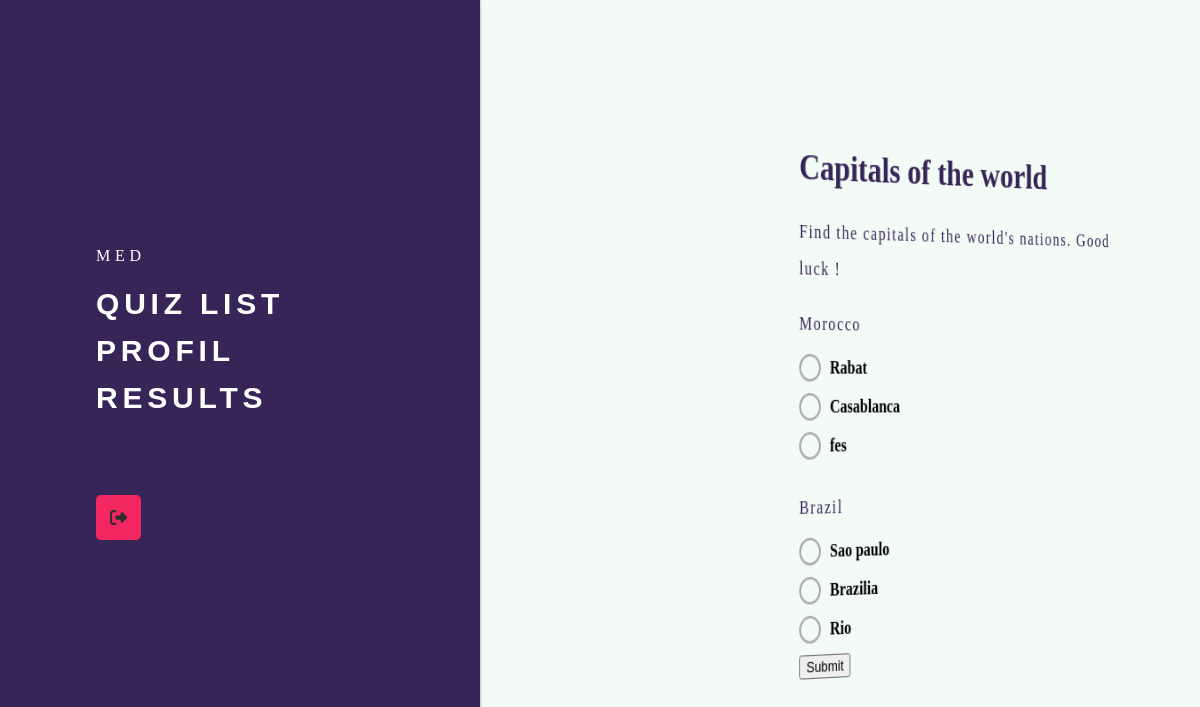
Screenshot of /quiz/2/ (signed in) with the database file from the repository.
### quiz/models.py (models this page shows)
class Quiz(models.Model):
    title = models.CharField(max_length=255)
    description = models.TextField()
    duration = models.DurationField(null=True, blank=True)
    category = models.CharField(max_length=100)

class Question(models.Model):
    TEXT = 'text'
    MULTIPLE_CHOICE = 'multiple_choice'
    TRUE_FALSE = 'true_false'
    QUESTION_TYPES = [
        (TEXT, 'Text'),
        (MULTIPLE_CHOICE, 'Multiple Choice'),
        (TRUE_FALSE, 'True/False'),
    ]
    quiz = models.ForeignKey(Quiz, on_delete=models.CASCADE)
    text = models.TextField()
    type = models.CharField(max_length=20, choices=QUESTION_TYPES, default=TEXT)

class Choice(models.Model):
    question = models.ForeignKey(Question, on_delete=models.CASCADE)
    text = models.CharField(max_length=255)
    is_correct = models.BooleanField(default=False)

### quiz/views.py (the view, shortened to what this page needs)
# urls.py: path('<int:quiz_id>/', quiz_detail_view, name='quiz_detail_view'),
def quiz_detail_view(request, quiz_id):
    quiz = Quiz.objects.get(id=quiz_id)
    questions = Question.objects.filter(quiz=quiz)
    return render(request, 'quiz/quiz_detail.html', {'quiz': quiz, 'questions': questions})

### quiz/templates/quiz/quiz_detail.html (shortened to what this page needs)
{% load static %}
<!DOCTYPE html>
<html lang="en">
<head>
    <link rel="stylesheet" type="text/css" href="{% static 'quiz/css/quiz_detail_style.css'%}"/>
    <link rel="stylesheet" type="text/css" href="{% static 'quiz/css/navbarstyle.css' %}">
</head>
<body>
    {% include 'quiz/navbar.html' %}
    <div class="container">
        <h1>{{ quiz.title }}</h1>
        <p class="description">{{ quiz.description }}</p>
        <form method="post" >
            {% for question in questions %}
                <p class="question">{{ question.text }}</p>
                {% if question.type == 'multiple_choice' %}
                    <div class="radio-buttons">
                        {% for choice in question.choice_set.all %}
                            <label class="radio-button">
                                <div class="radio-circle"></div>
                                <span class="radio-label">{{ choice.text }}</span>
                            </label>
                        {% endfor %}
                    </div>
                {% endif %}
            {% endfor %}
            <button class="submit-btn" type="submit">Submit</button>
        </form>
    </div>
</body>
</html>

### quiz/templates/quiz/navbar.html (shortened to what this page needs)
{% load static %}
<div class="menu">
    <nav>
        <span class="user-info">{{ user.username }}</span>
        <ul id="ul">
            <li id="li" ><a href="{% url 'quiz_index' %}">Quiz List</a></li>
            <li id="li"><a href="">Profil</a></li>
            <li id="li"><a href="">Results</a></li>
            {% if user.is_authenticated %}
            <li id="li">
                <form action="{% url 'logout' %}" method="post">
                    <button type="submit" class="Btn">
                        <div class="sign">
                        </div>
                    </button>
                </form>
            </li>
            {% endif %}
        </ul>
    </nav>
</div>

### quiz/static/quiz/css/quiz_detail_style.css (style rules this page uses)
body { font-family: 'georgia'; margin-left: 2cm; background-color: #f3fbf7; height: 100vh; margin: 0; display: grid; place-content: center; }
a { font-family:Arial, Helvetica, sans-serif; text-size-adjust: 0; text-decoration: none; color: #f3fbf7; font-size: 20px; }
.radio-buttons { display: flex; flex-direction: column; color: black; }
.radio-button { display: flex; align-items: center; margin-bottom: 10px; cursor: pointer; }
.radio-circle { width: 20px; height: 20px; border-radius: 50%; border: 2px solid #aaa; position: relative; margin-right: 10px; }
.radio-circle::before { content: ""; display: block; width: 12px; height: 12px; border-radius: 50%; background-color: #ddd; position: absolute; top: 50%; left: 50%; transform: translate(-50%, -50%) scale(0); transition: all 0.2s ease-in-out; }
.radio-label { font-size: 16px; font-weight: bold; }
.question { line-height: 2em; letter-spacing: .1em; margin-bottom: 10px; color: #382558; }
.description { line-height: 2em; letter-spacing: .1em; margin-bottom: 10px; color: #382558; }
h1 { color: #382558; }

### quiz/static/quiz/css/navbarstyle.css (style rules this page uses)
body { box-sizing: content-box; }
.menu { position: fixed; height: 100vh; background: #382558; width: 10vw; box-shadow: 1px 0 2px rgba(0, 0, 0, .2); transition: 1s; }
.container { width: 90%; transition: 1s; color: #D2D2D0; }
nav { position: absolute; margin-top: 50%; left: -1000px; transition: .5s; }
nav #ul { color: white; text-transform: uppercase; list-style-type: none; padding: 0; }
nav #li { line-height: 2em; letter-spacing: .3em; margin-bottom: 10px; }
nav a { font-size: 30px; text-decoration: none; color: white; font-weight: 600; }
p { line-height: 1.5em; }
.user-info { color: white; text-transform: uppercase; list-style-type: none; line-height: 2em; letter-spacing: .3em; }
.Btn { --black: #000000; --ch-black: #141414; --eer-black: #1b1b1b; --night-rider: #2e2e2e; --white: #ffffff; --af-white: #f3f3f3; --ch-white: #e1e1e1; display: flex; align-items: center; justify-content: flex-start; width: 45px; height: 45px; border: none; border-radius: 5px; cursor: pointer; position: relative; overflow: hidden; transition-duration: .3s; background-color: #f32760; margin-top: 2cm; }
.sign { width: 150%; transition-duration: .3s; display: flex; align-items: center; justify-content: center; }
.sign svg { width: 17px; }

### rows the page displays
Quiz: title "Capitals of the world", description "Find the capitals of the world's nations. Good luck !"
Question: text "Morocco"
Choice: text "Rabat"
Choice: text "Casablanca"
Choice: text "fes"
Question: text "Brazil"
Choice: text "Sao paulo"
Choice: text "Brazilia"
Choice: text "Rio"

### other values shown
{{ user.username }} "MED"
